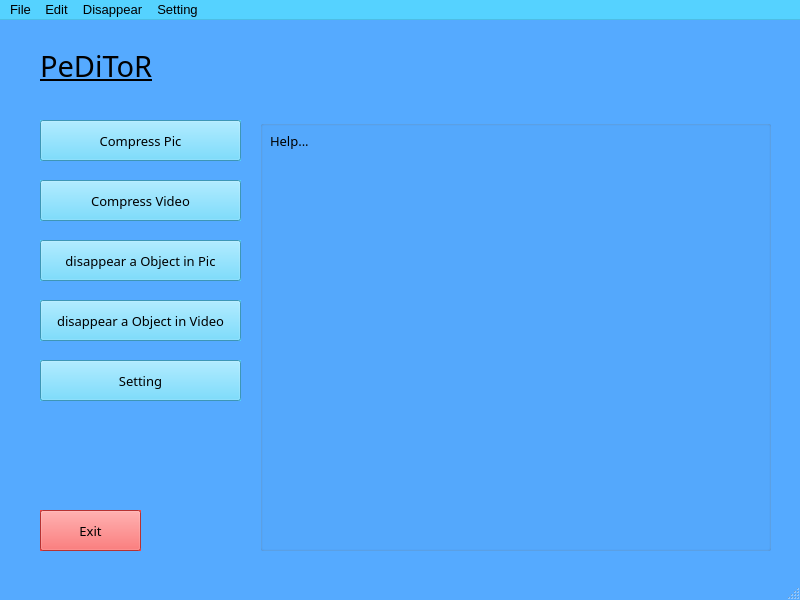
<?xml version="1.0" encoding="UTF-8"?>
<ui version="4.0">
 <class>MainWindow</class>
 <widget class="QMainWindow" name="MainWindow">
  <property name="geometry">
   <rect>
    <x>0</x>
    <y>0</y>
    <width>800</width>
    <height>600</height>
   </rect>
  </property>
  <property name="palette">
   <palette>
    <active>
     <colorrole role="WindowText">
      <brush brushstyle="SolidPattern">
       <color alpha="255">
        <red>0</red>
        <green>0</green>
        <blue>0</blue>
       </color>
      </brush>
     </colorrole>
     <colorrole role="Button">
      <brush brushstyle="SolidPattern">
       <color alpha="255">
        <red>85</red>
        <green>170</green>
        <blue>255</blue>
       </color>
      </brush>
     </colorrole>
     <colorrole role="Window">
      <brush brushstyle="SolidPattern">
       <color alpha="255">
        <red>85</red>
        <green>170</green>
        <blue>255</blue>
       </color>
      </brush>
     </colorrole>
    </active>
    <inactive>
     <colorrole role="WindowText">
      <brush brushstyle="SolidPattern">
       <color alpha="255">
        <red>0</red>
        <green>0</green>
        <blue>0</blue>
       </color>
      </brush>
     </colorrole>
     <colorrole role="Button">
      <brush brushstyle="SolidPattern">
       <color alpha="255">
        <red>85</red>
        <green>170</green>
        <blue>255</blue>
       </color>
      </brush>
     </colorrole>
     <colorrole role="Window">
      <brush brushstyle="SolidPattern">
       <color alpha="255">
        <red>85</red>
        <green>170</green>
        <blue>255</blue>
       </color>
      </brush>
     </colorrole>
    </inactive>
    <disabled>
     <colorrole role="WindowText">
      <brush brushstyle="SolidPattern">
       <color alpha="255">
        <red>42</red>
        <green>85</green>
        <blue>127</blue>
       </color>
      </brush>
     </colorrole>
     <colorrole role="Button">
      <brush brushstyle="SolidPattern">
       <color alpha="255">
        <red>85</red>
        <green>170</green>
        <blue>255</blue>
       </color>
      </brush>
     </colorrole>
     <colorrole role="Window">
      <brush brushstyle="SolidPattern">
       <color alpha="255">
        <red>85</red>
        <green>170</green>
        <blue>255</blue>
       </color>
      </brush>
     </colorrole>
    </disabled>
   </palette>
  </property>
  <property name="windowTitle">
   <string>MainWindow</string>
  </property>
  <property name="autoFillBackground">
   <bool>true</bool>
  </property>
  <widget class="QWidget" name="centralwidget">
   <widget class="QLabel" name="la_Peditor">
    <property name="geometry">
     <rect>
      <x>40</x>
      <y>30</y>
      <width>151</width>
      <height>31</height>
     </rect>
    </property>
    <property name="font">
     <font>
      <family>FRIZON</family>
      <pointsize>22</pointsize>
      <underline>true</underline>
     </font>
    </property>
    <property name="text">
     <string>PeDiToR</string>
    </property>
   </widget>
   <widget class="QPushButton" name="Pu_CompressPic">
    <property name="geometry">
     <rect>
      <x>40</x>
      <y>100</y>
      <width>201</width>
      <height>41</height>
     </rect>
    </property>
    <property name="palette">
     <palette>
      <active>
       <colorrole role="WindowText">
        <brush brushstyle="SolidPattern">
         <color alpha="255">
          <red>0</red>
          <green>0</green>
          <blue>0</blue>
         </color>
        </brush>
       </colorrole>
       <colorrole role="Button">
        <brush brushstyle="SolidPattern">
         <color alpha="255">
          <red>85</red>
          <green>210</green>
          <blue>255</blue>
         </color>
        </brush>
       </colorrole>
       <colorrole role="Window">
        <brush brushstyle="SolidPattern">
         <color alpha="255">
          <red>85</red>
          <green>210</green>
          <blue>255</blue>
         </color>
        </brush>
       </colorrole>
      </active>
      <inactive>
       <colorrole role="WindowText">
        <brush brushstyle="SolidPattern">
         <color alpha="255">
          <red>0</red>
          <green>0</green>
          <blue>0</blue>
         </color>
        </brush>
       </colorrole>
       <colorrole role="Button">
        <brush brushstyle="SolidPattern">
         <color alpha="255">
          <red>85</red>
          <green>210</green>
          <blue>255</blue>
         </color>
        </brush>
       </colorrole>
       <colorrole role="Window">
        <brush brushstyle="SolidPattern">
         <color alpha="255">
          <red>85</red>
          <green>210</green>
          <blue>255</blue>
         </color>
        </brush>
       </colorrole>
      </inactive>
      <disabled>
       <colorrole role="WindowText">
        <brush brushstyle="SolidPattern">
         <color alpha="255">
          <red>42</red>
          <green>105</green>
          <blue>127</blue>
         </color>
        </brush>
       </colorrole>
       <colorrole role="Button">
        <brush brushstyle="SolidPattern">
         <color alpha="255">
          <red>85</red>
          <green>210</green>
          <blue>255</blue>
         </color>
        </brush>
       </colorrole>
       <colorrole role="Window">
        <brush brushstyle="SolidPattern">
         <color alpha="255">
          <red>85</red>
          <green>210</green>
          <blue>255</blue>
         </color>
        </brush>
       </colorrole>
      </disabled>
     </palette>
    </property>
    <property name="font">
     <font>
      <family>MS Reference Sans Serif</family>
      <pointsize>10</pointsize>
     </font>
    </property>
    <property name="autoFillBackground">
     <bool>true</bool>
    </property>
    <property name="text">
     <string>Compress Pic</string>
    </property>
   </widget>
   <widget class="QPushButton" name="Pu_CompressVideo">
    <property name="geometry">
     <rect>
      <x>40</x>
      <y>160</y>
      <width>201</width>
      <height>41</height>
     </rect>
    </property>
    <property name="palette">
     <palette>
      <active>
       <colorrole role="WindowText">
        <brush brushstyle="SolidPattern">
         <color alpha="255">
          <red>0</red>
          <green>0</green>
          <blue>0</blue>
         </color>
        </brush>
       </colorrole>
       <colorrole role="Button">
        <brush brushstyle="SolidPattern">
         <color alpha="255">
          <red>85</red>
          <green>210</green>
          <blue>255</blue>
         </color>
        </brush>
       </colorrole>
       <colorrole role="Window">
        <brush brushstyle="SolidPattern">
         <color alpha="255">
          <red>85</red>
          <green>210</green>
          <blue>255</blue>
         </color>
        </brush>
       </colorrole>
      </active>
      <inactive>
       <colorrole role="WindowText">
        <brush brushstyle="SolidPattern">
         <color alpha="255">
          <red>0</red>
          <green>0</green>
          <blue>0</blue>
         </color>
        </brush>
       </colorrole>
       <colorrole role="Button">
        <brush brushstyle="SolidPattern">
         <color alpha="255">
          <red>85</red>
          <green>210</green>
          <blue>255</blue>
         </color>
        </brush>
       </colorrole>
       <colorrole role="Window">
        <brush brushstyle="SolidPattern">
         <color alpha="255">
          <red>85</red>
          <green>210</green>
          <blue>255</blue>
         </color>
        </brush>
       </colorrole>
      </inactive>
      <disabled>
       <colorrole role="WindowText">
        <brush brushstyle="SolidPattern">
         <color alpha="255">
          <red>42</red>
          <green>105</green>
          <blue>127</blue>
         </color>
        </brush>
       </colorrole>
       <colorrole role="Button">
        <brush brushstyle="SolidPattern">
         <color alpha="255">
          <red>85</red>
          <green>210</green>
          <blue>255</blue>
         </color>
        </brush>
       </colorrole>
       <colorrole role="Window">
        <brush brushstyle="SolidPattern">
         <color alpha="255">
          <red>85</red>
          <green>210</green>
          <blue>255</blue>
         </color>
        </brush>
       </colorrole>
      </disabled>
     </palette>
    </property>
    <property name="font">
     <font>
      <family>MS Reference Sans Serif</family>
      <pointsize>10</pointsize>
     </font>
    </property>
    <property name="autoFillBackground">
     <bool>true</bool>
    </property>
    <property name="text">
     <string>Compress Video</string>
    </property>
   </widget>
   <widget class="QPushButton" name="Pu_disappear_object_Pic">
    <property name="geometry">
     <rect>
      <x>40</x>
      <y>220</y>
      <width>201</width>
      <height>41</height>
     </rect>
    </property>
    <property name="palette">
     <palette>
      <active>
       <colorrole role="WindowText">
        <brush brushstyle="SolidPattern">
         <color alpha="255">
          <red>0</red>
          <green>0</green>
          <blue>0</blue>
         </color>
        </brush>
       </colorrole>
       <colorrole role="Button">
        <brush brushstyle="SolidPattern">
         <color alpha="255">
          <red>85</red>
          <green>210</green>
          <blue>255</blue>
         </color>
        </brush>
       </colorrole>
       <colorrole role="Window">
        <brush brushstyle="SolidPattern">
         <color alpha="255">
          <red>85</red>
          <green>210</green>
          <blue>255</blue>
         </color>
        </brush>
       </colorrole>
      </active>
      <inactive>
       <colorrole role="WindowText">
        <brush brushstyle="SolidPattern">
         <color alpha="255">
          <red>0</red>
          <green>0</green>
          <blue>0</blue>
         </color>
        </brush>
       </colorrole>
       <colorrole role="Button">
        <brush brushstyle="SolidPattern">
         <color alpha="255">
          <red>85</red>
          <green>210</green>
          <blue>255</blue>
         </color>
        </brush>
       </colorrole>
       <colorrole role="Window">
        <brush brushstyle="SolidPattern">
         <color alpha="255">
          <red>85</red>
          <green>210</green>
          <blue>255</blue>
         </color>
        </brush>
       </colorrole>
      </inactive>
      <disabled>
       <colorrole role="WindowText">
        <brush brushstyle="SolidPattern">
         <color alpha="255">
          <red>42</red>
          <green>105</green>
          <blue>127</blue>
         </color>
        </brush>
       </colorrole>
       <colorrole role="Button">
        <brush brushstyle="SolidPattern">
         <color alpha="255">
          <red>85</red>
          <green>210</green>
          <blue>255</blue>
         </color>
        </brush>
       </colorrole>
       <colorrole role="Window">
        <brush brushstyle="SolidPattern">
         <color alpha="255">
          <red>85</red>
          <green>210</green>
          <blue>255</blue>
         </color>
        </brush>
       </colorrole>
      </disabled>
     </palette>
    </property>
    <property name="font">
     <font>
      <family>MS Reference Sans Serif</family>
      <pointsize>10</pointsize>
     </font>
    </property>
    <property name="autoFillBackground">
     <bool>true</bool>
    </property>
    <property name="text">
     <string>disappear a Object in Pic</string>
    </property>
   </widget>
   <widget class="QPushButton" name="Pu_disappear_object_Video">
    <property name="geometry">
     <rect>
      <x>40</x>
      <y>280</y>
      <width>201</width>
      <height>41</height>
     </rect>
    </property>
    <property name="palette">
     <palette>
      <active>
       <colorrole role="WindowText">
        <brush brushstyle="SolidPattern">
         <color alpha="255">
          <red>0</red>
          <green>0</green>
          <blue>0</blue>
         </color>
        </brush>
       </colorrole>
       <colorrole role="Button">
        <brush brushstyle="SolidPattern">
         <color alpha="255">
          <red>85</red>
          <green>210</green>
          <blue>255</blue>
         </color>
        </brush>
       </colorrole>
       <colorrole role="Window">
        <brush brushstyle="SolidPattern">
         <color alpha="255">
          <red>85</red>
          <green>210</green>
          <blue>255</blue>
         </color>
        </brush>
       </colorrole>
      </active>
      <inactive>
       <colorrole role="WindowText">
        <brush brushstyle="SolidPattern">
         <color alpha="255">
          <red>0</red>
          <green>0</green>
          <blue>0</blue>
         </color>
        </brush>
       </colorrole>
       <colorrole role="Button">
        <brush brushstyle="SolidPattern">
         <color alpha="255">
          <red>85</red>
          <green>210</green>
          <blue>255</blue>
         </color>
        </brush>
       </colorrole>
       <colorrole role="Window">
        <brush brushstyle="SolidPattern">
         <color alpha="255">
          <red>85</red>
          <green>210</green>
          <blue>255</blue>
         </color>
        </brush>
       </colorrole>
      </inactive>
      <disabled>
       <colorrole role="WindowText">
        <brush brushstyle="SolidPattern">
         <color alpha="255">
          <red>42</red>
          <green>105</green>
          <blue>127</blue>
         </color>
        </brush>
       </colorrole>
       <colorrole role="Button">
        <brush brushstyle="SolidPattern">
         <color alpha="255">
          <red>85</red>
          <green>210</green>
          <blue>255</blue>
         </color>
        </brush>
       </colorrole>
       <colorrole role="Window">
        <brush brushstyle="SolidPattern">
         <color alpha="255">
          <red>85</red>
          <green>210</green>
          <blue>255</blue>
         </color>
        </brush>
       </colorrole>
      </disabled>
     </palette>
    </property>
    <property name="font">
     <font>
      <family>MS Reference Sans Serif</family>
      <pointsize>10</pointsize>
     </font>
    </property>
    <property name="autoFillBackground">
     <bool>true</bool>
    </property>
    <property name="text">
     <string>disappear a Object in Video</string>
    </property>
   </widget>
   <widget class="QPushButton" name="Pu_Exit">
    <property name="geometry">
     <rect>
      <x>40</x>
      <y>490</y>
      <width>101</width>
      <height>41</height>
     </rect>
    </property>
    <property name="palette">
     <palette>
      <active>
       <colorrole role="WindowText">
        <brush brushstyle="SolidPattern">
         <color alpha="255">
          <red>0</red>
          <green>0</green>
          <blue>0</blue>
         </color>
        </brush>
       </colorrole>
       <colorrole role="Button">
        <brush brushstyle="SolidPattern">
         <color alpha="255">
          <red>255</red>
          <green>70</green>
          <blue>70</blue>
         </color>
        </brush>
       </colorrole>
       <colorrole role="Window">
        <brush brushstyle="SolidPattern">
         <color alpha="255">
          <red>255</red>
          <green>70</green>
          <blue>70</blue>
         </color>
        </brush>
       </colorrole>
      </active>
      <inactive>
       <colorrole role="WindowText">
        <brush brushstyle="SolidPattern">
         <color alpha="255">
          <red>0</red>
          <green>0</green>
          <blue>0</blue>
         </color>
        </brush>
       </colorrole>
       <colorrole role="Button">
        <brush brushstyle="SolidPattern">
         <color alpha="255">
          <red>255</red>
          <green>70</green>
          <blue>70</blue>
         </color>
        </brush>
       </colorrole>
       <colorrole role="Window">
        <brush brushstyle="SolidPattern">
         <color alpha="255">
          <red>255</red>
          <green>70</green>
          <blue>70</blue>
         </color>
        </brush>
       </colorrole>
      </inactive>
      <disabled>
       <colorrole role="WindowText">
        <brush brushstyle="SolidPattern">
         <color alpha="255">
          <red>127</red>
          <green>35</green>
          <blue>35</blue>
         </color>
        </brush>
       </colorrole>
       <colorrole role="Button">
        <brush brushstyle="SolidPattern">
         <color alpha="255">
          <red>255</red>
          <green>70</green>
          <blue>70</blue>
         </color>
        </brush>
       </colorrole>
       <colorrole role="Window">
        <brush brushstyle="SolidPattern">
         <color alpha="255">
          <red>255</red>
          <green>70</green>
          <blue>70</blue>
         </color>
        </brush>
       </colorrole>
      </disabled>
     </palette>
    </property>
    <property name="font">
     <font>
      <family>MS Reference Sans Serif</family>
      <pointsize>10</pointsize>
     </font>
    </property>
    <property name="autoFillBackground">
     <bool>true</bool>
    </property>
    <property name="text">
     <string>Exit</string>
    </property>
   </widget>
   <widget class="QPushButton" name="Pu_Setting">
    <property name="geometry">
     <rect>
      <x>40</x>
      <y>340</y>
      <width>201</width>
      <height>41</height>
     </rect>
    </property>
    <property name="palette">
     <palette>
      <active>
       <colorrole role="WindowText">
        <brush brushstyle="SolidPattern">
         <color alpha="255">
          <red>0</red>
          <green>0</green>
          <blue>0</blue>
         </color>
        </brush>
       </colorrole>
       <colorrole role="Button">
        <brush brushstyle="SolidPattern">
         <color alpha="255">
          <red>85</red>
          <green>210</green>
          <blue>255</blue>
         </color>
        </brush>
       </colorrole>
       <colorrole role="Window">
        <brush brushstyle="SolidPattern">
         <color alpha="255">
          <red>85</red>
          <green>210</green>
          <blue>255</blue>
         </color>
        </brush>
       </colorrole>
      </active>
      <inactive>
       <colorrole role="WindowText">
        <brush brushstyle="SolidPattern">
         <color alpha="255">
          <red>0</red>
          <green>0</green>
          <blue>0</blue>
         </color>
        </brush>
       </colorrole>
       <colorrole role="Button">
        <brush brushstyle="SolidPattern">
         <color alpha="255">
          <red>85</red>
          <green>210</green>
          <blue>255</blue>
         </color>
        </brush>
       </colorrole>
       <colorrole role="Window">
        <brush brushstyle="SolidPattern">
         <color alpha="255">
          <red>85</red>
          <green>210</green>
          <blue>255</blue>
         </color>
        </brush>
       </colorrole>
      </inactive>
      <disabled>
       <colorrole role="WindowText">
        <brush brushstyle="SolidPattern">
         <color alpha="255">
          <red>42</red>
          <green>105</green>
          <blue>127</blue>
         </color>
        </brush>
       </colorrole>
       <colorrole role="Button">
        <brush brushstyle="SolidPattern">
         <color alpha="255">
          <red>85</red>
          <green>210</green>
          <blue>255</blue>
         </color>
        </brush>
       </colorrole>
       <colorrole role="Window">
        <brush brushstyle="SolidPattern">
         <color alpha="255">
          <red>85</red>
          <green>210</green>
          <blue>255</blue>
         </color>
        </brush>
       </colorrole>
      </disabled>
     </palette>
    </property>
    <property name="font">
     <font>
      <family>MS Reference Sans Serif</family>
      <pointsize>10</pointsize>
     </font>
    </property>
    <property name="autoFillBackground">
     <bool>true</bool>
    </property>
    <property name="text">
     <string>Setting</string>
    </property>
   </widget>
   <widget class="QGroupBox" name="groupBox_Help">
    <property name="geometry">
     <rect>
      <x>260</x>
      <y>100</y>
      <width>511</width>
      <height>431</height>
     </rect>
    </property>
    <property name="title">
     <string/>
    </property>
    <widget class="QLabel" name="label">
     <property name="geometry">
      <rect>
       <x>10</x>
       <y>10</y>
       <width>481</width>
       <height>21</height>
      </rect>
     </property>
     <property name="font">
      <font>
       <family>MS Reference Sans Serif</family>
       <pointsize>10</pointsize>
      </font>
     </property>
     <property name="text">
      <string>Help...</string>
     </property>
     <property name="scaledContents">
      <bool>true</bool>
     </property>
    </widget>
   </widget>
  </widget>
  <widget class="QMenuBar" name="menubar">
   <property name="geometry">
    <rect>
     <x>0</x>
     <y>0</y>
     <width>800</width>
     <height>23</height>
    </rect>
   </property>
   <property name="palette">
    <palette>
     <active>
      <colorrole role="WindowText">
       <brush brushstyle="SolidPattern">
        <color alpha="255">
         <red>0</red>
         <green>0</green>
         <blue>0</blue>
        </color>
       </brush>
      </colorrole>
      <colorrole role="Button">
       <brush brushstyle="SolidPattern">
        <color alpha="255">
         <red>85</red>
         <green>210</green>
         <blue>255</blue>
        </color>
       </brush>
      </colorrole>
      <colorrole role="Window">
       <brush brushstyle="SolidPattern">
        <color alpha="255">
         <red>85</red>
         <green>210</green>
         <blue>255</blue>
        </color>
       </brush>
      </colorrole>
     </active>
     <inactive>
      <colorrole role="WindowText">
       <brush brushstyle="SolidPattern">
        <color alpha="255">
         <red>0</red>
         <green>0</green>
         <blue>0</blue>
        </color>
       </brush>
      </colorrole>
      <colorrole role="Button">
       <brush brushstyle="SolidPattern">
        <color alpha="255">
         <red>85</red>
         <green>210</green>
         <blue>255</blue>
        </color>
       </brush>
      </colorrole>
      <colorrole role="Window">
       <brush brushstyle="SolidPattern">
        <color alpha="255">
         <red>85</red>
         <green>210</green>
         <blue>255</blue>
        </color>
       </brush>
      </colorrole>
     </inactive>
     <disabled>
      <colorrole role="WindowText">
       <brush brushstyle="SolidPattern">
        <color alpha="255">
         <red>42</red>
         <green>105</green>
         <blue>127</blue>
        </color>
       </brush>
      </colorrole>
      <colorrole role="Button">
       <brush brushstyle="SolidPattern">
        <color alpha="255">
         <red>85</red>
         <green>210</green>
         <blue>255</blue>
        </color>
       </brush>
      </colorrole>
      <colorrole role="Window">
       <brush brushstyle="SolidPattern">
        <color alpha="255">
         <red>85</red>
         <green>210</green>
         <blue>255</blue>
        </color>
       </brush>
      </colorrole>
     </disabled>
    </palette>
   </property>
   <property name="font">
    <font>
     <pointsize>10</pointsize>
    </font>
   </property>
   <property name="autoFillBackground">
    <bool>true</bool>
   </property>
   <widget class="QMenu" name="menuFile">
    <property name="palette">
     <palette>
      <active>
       <colorrole role="WindowText">
        <brush brushstyle="SolidPattern">
         <color alpha="255">
          <red>0</red>
          <green>0</green>
          <blue>0</blue>
         </color>
        </brush>
       </colorrole>
       <colorrole role="Button">
        <brush brushstyle="SolidPattern">
         <color alpha="255">
          <red>85</red>
          <green>210</green>
          <blue>255</blue>
         </color>
        </brush>
       </colorrole>
       <colorrole role="Window">
        <brush brushstyle="SolidPattern">
         <color alpha="255">
          <red>85</red>
          <green>210</green>
          <blue>255</blue>
         </color>
        </brush>
       </colorrole>
      </active>
      <inactive>
       <colorrole role="WindowText">
        <brush brushstyle="SolidPattern">
         <color alpha="255">
          <red>0</red>
          <green>0</green>
          <blue>0</blue>
         </color>
        </brush>
       </colorrole>
       <colorrole role="Button">
        <brush brushstyle="SolidPattern">
         <color alpha="255">
          <red>85</red>
          <green>210</green>
          <blue>255</blue>
         </color>
        </brush>
       </colorrole>
       <colorrole role="Window">
        <brush brushstyle="SolidPattern">
         <color alpha="255">
          <red>85</red>
          <green>210</green>
          <blue>255</blue>
         </color>
        </brush>
       </colorrole>
      </inactive>
      <disabled>
       <colorrole role="WindowText">
        <brush brushstyle="SolidPattern">
         <color alpha="255">
          <red>42</red>
          <green>105</green>
          <blue>127</blue>
         </color>
        </brush>
       </colorrole>
       <colorrole role="Button">
        <brush brushstyle="SolidPattern">
         <color alpha="255">
          <red>85</red>
          <green>210</green>
          <blue>255</blue>
         </color>
        </brush>
       </colorrole>
       <colorrole role="Window">
        <brush brushstyle="SolidPattern">
         <color alpha="255">
          <red>85</red>
          <green>210</green>
          <blue>255</blue>
         </color>
        </brush>
       </colorrole>
      </disabled>
     </palette>
    </property>
    <property name="autoFillBackground">
     <bool>true</bool>
    </property>
    <property name="title">
     <string>File</string>
    </property>
    <addaction name="Me_Fi_Exit"/>
   </widget>
   <widget class="QMenu" name="menuEdit">
    <property name="palette">
     <palette>
      <active>
       <colorrole role="WindowText">
        <brush brushstyle="SolidPattern">
         <color alpha="255">
          <red>0</red>
          <green>0</green>
          <blue>0</blue>
         </color>
        </brush>
       </colorrole>
       <colorrole role="Button">
        <brush brushstyle="SolidPattern">
         <color alpha="255">
          <red>85</red>
          <green>210</green>
          <blue>255</blue>
         </color>
        </brush>
       </colorrole>
       <colorrole role="Window">
        <brush brushstyle="SolidPattern">
         <color alpha="255">
          <red>85</red>
          <green>210</green>
          <blue>255</blue>
         </color>
        </brush>
       </colorrole>
      </active>
      <inactive>
       <colorrole role="WindowText">
        <brush brushstyle="SolidPattern">
         <color alpha="255">
          <red>0</red>
          <green>0</green>
          <blue>0</blue>
         </color>
        </brush>
       </colorrole>
       <colorrole role="Button">
        <brush brushstyle="SolidPattern">
         <color alpha="255">
          <red>85</red>
          <green>210</green>
          <blue>255</blue>
         </color>
        </brush>
       </colorrole>
       <colorrole role="Window">
        <brush brushstyle="SolidPattern">
         <color alpha="255">
          <red>85</red>
          <green>210</green>
          <blue>255</blue>
         </color>
        </brush>
       </colorrole>
      </inactive>
      <disabled>
       <colorrole role="WindowText">
        <brush brushstyle="SolidPattern">
         <color alpha="255">
          <red>42</red>
          <green>105</green>
          <blue>127</blue>
         </color>
        </brush>
       </colorrole>
       <colorrole role="Button">
        <brush brushstyle="SolidPattern">
         <color alpha="255">
          <red>85</red>
          <green>210</green>
          <blue>255</blue>
         </color>
        </brush>
       </colorrole>
       <colorrole role="Window">
        <brush brushstyle="SolidPattern">
         <color alpha="255">
          <red>85</red>
          <green>210</green>
          <blue>255</blue>
         </color>
        </brush>
       </colorrole>
      </disabled>
     </palette>
    </property>
    <property name="autoFillBackground">
     <bool>true</bool>
    </property>
    <property name="title">
     <string>Edit</string>
    </property>
    <addaction name="Me_Ed_Pic"/>
    <addaction name="Me_Ed_Video"/>
   </widget>
   <widget class="QMenu" name="menuDisappear">
    <property name="palette">
     <palette>
      <active>
       <colorrole role="WindowText">
        <brush brushstyle="SolidPattern">
         <color alpha="255">
          <red>0</red>
          <green>0</green>
          <blue>0</blue>
         </color>
        </brush>
       </colorrole>
       <colorrole role="Button">
        <brush brushstyle="SolidPattern">
         <color alpha="255">
          <red>85</red>
          <green>210</green>
          <blue>255</blue>
         </color>
        </brush>
       </colorrole>
       <colorrole role="Window">
        <brush brushstyle="SolidPattern">
         <color alpha="255">
          <red>85</red>
          <green>210</green>
          <blue>255</blue>
         </color>
        </brush>
       </colorrole>
      </active>
      <inactive>
       <colorrole role="WindowText">
        <brush brushstyle="SolidPattern">
         <color alpha="255">
          <red>0</red>
          <green>0</green>
          <blue>0</blue>
         </color>
        </brush>
       </colorrole>
       <colorrole role="Button">
        <brush brushstyle="SolidPattern">
         <color alpha="255">
          <red>85</red>
          <green>210</green>
          <blue>255</blue>
         </color>
        </brush>
       </colorrole>
       <colorrole role="Window">
        <brush brushstyle="SolidPattern">
         <color alpha="255">
          <red>85</red>
          <green>210</green>
          <blue>255</blue>
         </color>
        </brush>
       </colorrole>
      </inactive>
      <disabled>
       <colorrole role="WindowText">
        <brush brushstyle="SolidPattern">
         <color alpha="255">
          <red>42</red>
          <green>105</green>
          <blue>127</blue>
         </color>
        </brush>
       </colorrole>
       <colorrole role="Button">
        <brush brushstyle="SolidPattern">
         <color alpha="255">
          <red>85</red>
          <green>210</green>
          <blue>255</blue>
         </color>
        </brush>
       </colorrole>
       <colorrole role="Window">
        <brush brushstyle="SolidPattern">
         <color alpha="255">
          <red>85</red>
          <green>210</green>
          <blue>255</blue>
         </color>
        </brush>
       </colorrole>
      </disabled>
     </palette>
    </property>
    <property name="autoFillBackground">
     <bool>true</bool>
    </property>
    <property name="title">
     <string>Disappear</string>
    </property>
    <addaction name="Me_Dis_Pic"/>
    <addaction name="Me_Dis_Video"/>
   </widget>
   <widget class="QMenu" name="menuSetting">
    <property name="autoFillBackground">
     <bool>true</bool>
    </property>
    <property name="title">
     <string>Setting</string>
    </property>
    <addaction name="actionFont"/>
   </widget>
   <addaction name="menuFile"/>
   <addaction name="menuEdit"/>
   <addaction name="menuDisappear"/>
   <addaction name="menuSetting"/>
  </widget>
  <widget class="QStatusBar" name="statusbar"/>
  <action name="Me_Fi_Exit">
   <property name="text">
    <string>Exit</string>
   </property>
   <property name="shortcut">
    <string>Ctrl+X</string>
   </property>
  </action>
  <action name="Me_Ed_Pic">
   <property name="text">
    <string>Pic</string>
   </property>
   <property name="shortcut">
    <string>Ctrl+P</string>
   </property>
  </action>
  <action name="Me_Ed_Video">
   <property name="text">
    <string>Video</string>
   </property>
   <property name="shortcut">
    <string>Ctrl+F</string>
   </property>
  </action>
  <action name="Me_Dis_Pic">
   <property name="text">
    <string>Pic</string>
   </property>
   <property name="shortcut">
    <string>Alt+P</string>
   </property>
  </action>
  <action name="Me_Dis_Video">
   <property name="text">
    <string>Video</string>
   </property>
   <property name="shortcut">
    <string>Alt+F</string>
   </property>
  </action>
  <action name="actionFont">
   <property name="text">
    <string>Font</string>
   </property>
  </action>
 </widget>
 <resources/>
 <connections/>
</ui>
